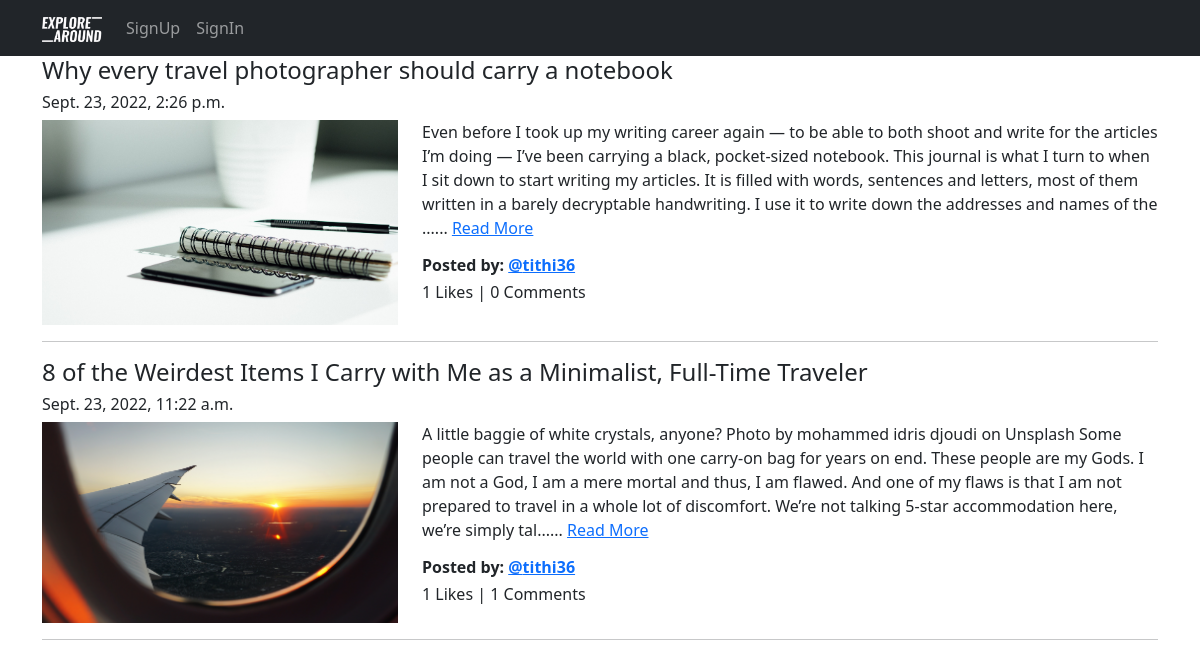
The page /blog/ on the database as committed earlier.
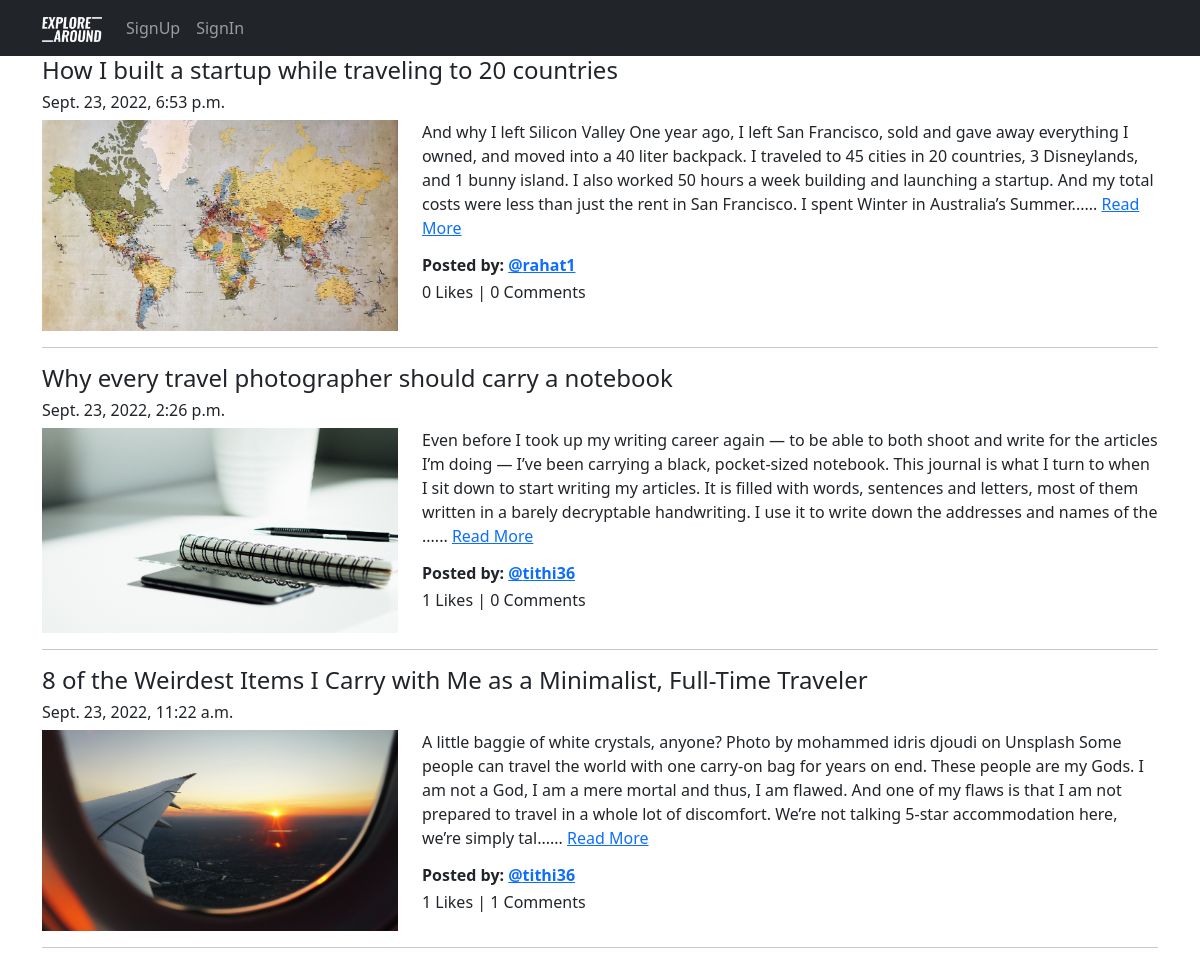
The same page on the database as committed later.
### Blog_Management/models.py (models this page shows, shortened)
class Blog(models.Model):
    author = models.ForeignKey(User, on_delete=models.CASCADE, related_name='post_author')
    blog_title = models.CharField(max_length=264, verbose_name='Title')
    slug = models.SlugField(max_length=264, unique=True)
    blog_content = models.TextField(verbose_name='Please wirte what is on your mind?')
    blog_image = models.ImageField(upload_to='blog_pics', verbose_name='Image')
    publish_date = models.DateTimeField(auto_now_add=True)
    update_date = models.DateTimeField(auto_now=True)
    class Meta:
        ordering = ('-publish_date', )

### Blog_Management/views.py (the view)
# urls.py: path('', views.AllBlog.as_view(), name='all_blog'),
class AllBlog(ListView):
    context_object_name = 'blogs'
    model = Blog
    template_name = 'Blog_Management/all_blog.html'

### Blog_Management/templatetags/custom_filters.py (called while the page is built)
def range_filter(value):
    return value[0:400] + "......"

### templates/Blog_Management/all_blog.html (shortened to what this page needs)
{% extends 'base.html' %}
{% load custom_filters %}
{% block main_content %}
{% for blog in blogs %}
    <h4>{{ blog.blog_title }}</h4>
    <h6>{{ blog.publish_date }}</h6>
    <div class="row">
        <div class="col-lg-4">
            <img src="/media/{{ blog.blog_image }}" alt="{{ blog.blog_title }}" title="{{ blog.blog_title }}" width="100%">
        </div>
        <div class="col-lg-8">
            <p>{{ blog.blog_content|range_filter }} <a href="{% url 'Blog_Management_App:full_blog' slug=blog.slug %}">Read More</a></p>
            <h6 class="fw-bold">Posted by: <a href="#">@{{ blog.author }}</a></h6>
            <h6>{{ blog.liked_blog.count }} Likes | {{ blog.blog_comment.count }} Comments</h6>
        </div>
    </div>
    <hr>
{% endfor %}
{% endblock main_content %}

### templates/base.html (shortened to what this page needs)
<!DOCTYPE html>
{% load static %}
<html lang="en">
<head>
    <link href="https://cdn.jsdelivr.net/npm/bootstrap@5.2.0-beta1/dist/css/bootstrap.min.css" rel="stylesheet">
    <link href="https://maxcdn.bootstrapcdn.com/font-awesome/4.7.0/css/font-awesome.min.css" rel="stylesheet">
</head>
<body>
    <header>
      <nav class="navbar navbar-dark navbar-expand-lg bg-dark">
        <div class="container">
          <a class="navbar-brand" href="{% url 'index' %}"><img src="/media/logo.png" width='60px' alt="Logo"></a>
          <div class="collapse navbar-collapse" id="navbarSupportedContent">
            <ul class="navbar-nav me-auto mb-2 mb-lg-0">
              {% if user.is_authenticated %}
                <li class="nav-item">
                  <a class="nav-link" href="{% url 'Blog_Management_App:write_blog' %}">Write</a>
                </li>
                <li class="nav-item">
                  <a class="nav-link" href="{% url 'Blog_Management_App:my_blogs' %}">My Blogs</a>
                </li>
                <li class="nav-item dropdown">
                  <a class="nav-link dropdown-toggle" href="#" role="button" data-bs-toggle="dropdown" aria-expanded="false">
                    @{{ user.username }}
                  </a>
                  <ul class="dropdown-menu">
                    <li><a class="dropdown-item" href="{% url 'Account_Management_App:user_profile' %}">Profile</a></li>
                    <li><a class="dropdown-item" href="{% url 'Account_Management_App:signout' %}">Logout</a></li>
                  </ul>
                </li>
              {% else %}
                <li class="nav-item">
                  <a class="nav-link" href="{% url 'Account_Management_App:signup' %}">SignUp</a>
                </li>
                <li class="nav-item">
                  <a class="nav-link" href="{% url 'Account_Management_App:signin' %}">SignIn</a>
                </li>
              {% endif %}
            </ul>
          </div>
        </div>
      </nav>
    </header>
    <section class="container">
        {% block main_content %}
        {% endblock main_content %}
    </section>
</body>
</html>

Rows that differ between the two databases and show on the page:
added Blog: blog_title "How I built a startup while traveling to 20 countries", publish_date "Sept. 23, 2022, 6:53 p.m.", blog_image (picture), blog_content|range_filter "And why I left Silicon Valley One year ago, I left San Francisco, sold and gave away everything I owned, and moved into a 40 liter backpack. I traveled to 45 cities in 20 countries, 3 Disneylands, and 1 bunny island. I also worked 50 hours a week building and launching a startup. And my total costs were less than just the rent in San Francisco. I spent Winter in Australia’s Summer......", author "rahat1", liked_blog.count "0", blog_comment.count "0"
